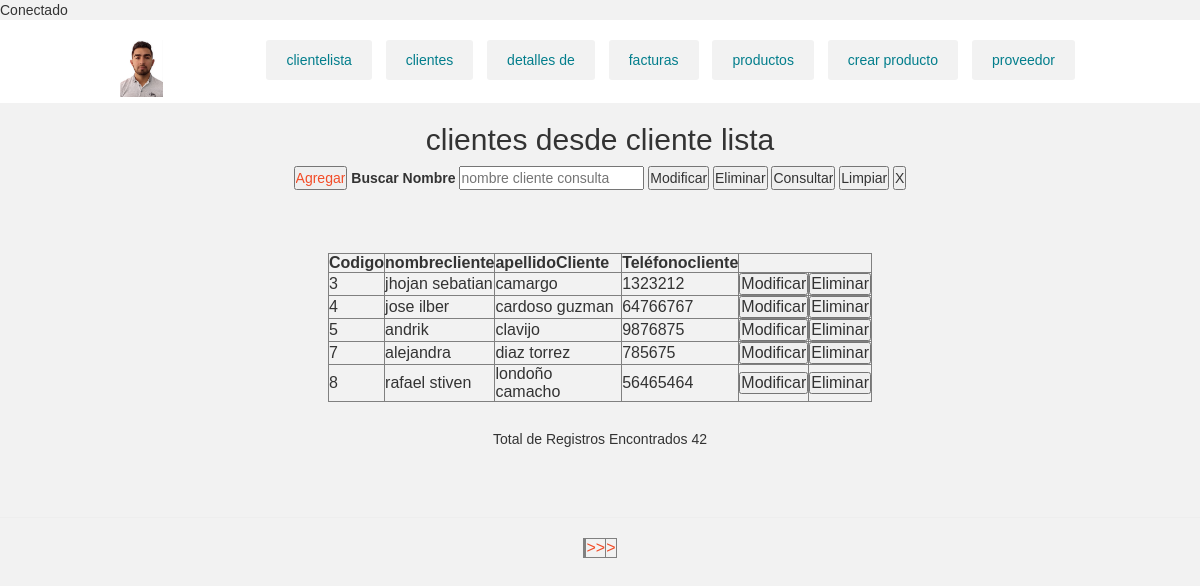
The app's page /vistas/Administrativo/clientelista.php with its own data.
### tables this page shows
CREATE TABLE `cliente` (
  `codigoCliente` int(10) NOT NULL,
  `nombreCliente` varchar(20) NOT NULL,
  `apellidoCliente` varchar(20) NOT NULL,
  `telefonoCliente` int(10) NOT NULL
);

### vistas/Administrativo/clientelista.php (the view, shortened to what this page needs)
<?php
include("../../conexion/conexiones.php");
include("../../clases/administrativo/modelocliente.class.php");
include("header.php");
$obj = new Cliente();
?>
<?php
$correrPagina = $_SERVER["PHP_SELF"];
$maximoDatos = 5;
$paginaNumero = 0;
$inicia = $paginaNumero * $maximoDatos;
?>
<?php
if(isset($_POST['consulta']))
{
									$c = new Conexion();
									$cone = $c->conectar();
									$c = "select * from cliente where nombreCliente LIKE '%$obj->nombreCliente%' ";
                                    $limite =sprintf("%s limit %d, %d",$c, $inicia, $maximoDatos);
									$rs = mysqli_query($cone,$limite);
									$arreglo = mysqli_fetch_row($rs);
}else {
									$c = new Conexion();
									$cone = $c->conectar();
									$c = "select * from cliente ";
                                    $limite =sprintf("%s limit %d, %d",$c, $inicia, $maximoDatos);
}
?>
<?php
if(isset($_GET['totalArreglo'])){
	$totalArreglo = $_GET['totalArreglo'];
}
	else{
		$lista = mysqli_query($cone,$c);
		$totalArreglo = mysqli_num_rows($lista);
	}
$totalPagina = ceil($totalArreglo/$maximoDatos)-1;
?>
<?php
$cargarPagina = "";
$cargarPagina = sprintf("&totalArreglo=%d%s", $totalArreglo, $cargarPagina);
?>
<!DOCTYPE html>
<html lang="es">
  <head>
  </head>
  <body>
        <form action="" name="clientelista.php"  method="POST">
        <center>
            <h2>clientes desde cliente lista</h2>
			<div>
			  <a href="clientelista.php"><input type="button" value="Agregar"></a>
			  <label for="nombrecliente">Buscar Nombre</label>
              <input type="text" id="nombreCliente" name="nombreCliente"   placeholder="nombre cliente consulta" >
			  <input type="submit" name="modifica" value="Modificar">
			  <input type="submit" name="elimina" value="Eliminar">
              <input type="submit" name="consulta" value="Consultar" onClick="return validar(this.form)">
			  <input type="submit" name="nuevo" value="Limpiar">
              <input type="submit" name="salir" value="X">
            </div>
        <br>
        <br>
        <br>
			</center>
			<center>
          <table width="544" border="1" >
                	<tr>
                    	<td><b>Codigo<b></td>
                        <td><b>nombrecliente</b></td>
						<td><b>apellidoCliente</b></td>
						<td><b>Teléfonocliente</b></td>
                    </tr>
                    <?php
									$c = new Conexion();
									$cone = $c->conectar();
                                   	$rs1 = mysqli_query($cone,$limite);
									$arreglo = mysqli_fetch_row($rs1);
					    do{
					?>
					<tr>
						<td><?php echo $arreglo[0] ?></td>
						<td><?php echo $arreglo[1] ?></td>
						<td><?php echo $arreglo[2] ?></td>
                        <td><?php echo $arreglo[3] ?></td>
						<td><input type="submit" name="modifica" value="Modificar"></td>
						<td><input type="submit" name="elimina" value="Eliminar"></td>
					</tr>
					<?php
	 					}while($arreglo = mysqli_fetch_row($rs1))
					?>
                </table>
                <br>
                <h5><?php printf("Total de Registros Encontrados %d", $totalArreglo) ?></h5>
                <br>
                <br>
                <hr>
                <table border=1>
                <tr>
            <td><?php
                    if($paginaNumero < $totalPagina ){
                ?> <a href="<?php printf("%s?paginaNumero=%d%s",$correrPagina, min($totalPagina,$paginaNumero+1),$cargarPagina) ?>" id="paginador"> >> </a> <?php }?></td>
            <td><?php
                    if($paginaNumero < $totalPagina ){
                ?> <a href="<?php printf("%s?paginaNumero=%d%s",$correrPagina, $totalPagina,$cargarPagina) ?>" id="paginador"> ></a> <?php } ?></td>
                </tr>
				</table>
				</center>
          </form>
  </body>
</html>

### vistas/Administrativo/estilos.css (style rules this page uses)
* { -webkit-box-sizing: border-box; -moz-box-sizing: border-box; box-sizing: border-box; margin:0px; padding:0px; }
body { background:#f2f2f2; color:#333; font-family:Arial, helvetica, sans-serif; }
a { text-decoration: none; color:#F24C27; }

### records on screen
cliente: codigoCliente "3", nombreCliente "jhojan sebatian", apellidoCliente "camargo", telefonoCliente "1323212"
cliente: codigoCliente "4", nombreCliente "jose ilber", apellidoCliente "cardoso guzman", telefonoCliente "64766767"
cliente: codigoCliente "5", nombreCliente "andrik", apellidoCliente "clavijo", telefonoCliente "9876875"
cliente: codigoCliente "7", nombreCliente "alejandra", apellidoCliente "diaz torrez", telefonoCliente "785675"
cliente: codigoCliente "8", nombreCliente "rafael stiven", apellidoCliente "londoño camacho", telefonoCliente "56465464"

### other values on screen
$totalArreglo "42"
